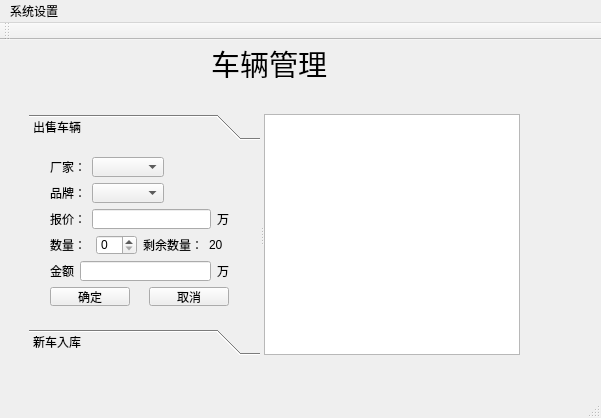
<?xml version="1.0" encoding="UTF-8"?>
<ui version="4.0">
 <class>MainWindow</class>
 <widget class="QMainWindow" name="MainWindow">
  <property name="geometry">
   <rect>
    <x>0</x>
    <y>0</y>
    <width>601</width>
    <height>418</height>
   </rect>
  </property>
  <property name="windowTitle">
   <string>MainWindow</string>
  </property>
  <widget class="QWidget" name="centralWidget">
   <widget class="QStackedWidget" name="stackedWidget">
    <property name="geometry">
     <rect>
      <x>9</x>
      <y>44</y>
      <width>541</width>
      <height>291</height>
     </rect>
    </property>
    <property name="currentIndex">
     <number>0</number>
    </property>
    <widget class="QWidget" name="car">
     <widget class="QSplitter" name="splitter">
      <property name="geometry">
       <rect>
        <x>20</x>
        <y>30</y>
        <width>491</width>
        <height>241</height>
       </rect>
      </property>
      <property name="orientation">
       <enum>Qt::Horizontal</enum>
      </property>
      <widget class="QToolBox" name="toolBox">
       <property name="sizePolicy">
        <sizepolicy hsizetype="Expanding" vsizetype="Preferred">
         <horstretch>250</horstretch>
         <verstretch>0</verstretch>
        </sizepolicy>
       </property>
       <property name="minimumSize">
        <size>
         <width>200</width>
         <height>0</height>
        </size>
       </property>
       <property name="currentIndex">
        <number>0</number>
       </property>
       <widget class="QWidget" name="page">
        <property name="geometry">
         <rect>
          <x>0</x>
          <y>0</y>
          <width>230</width>
          <height>189</height>
         </rect>
        </property>
        <attribute name="label">
         <string>出售车辆</string>
        </attribute>
        <widget class="QWidget" name="">
         <property name="geometry">
          <rect>
           <x>10</x>
           <y>0</y>
           <width>201</width>
           <height>171</height>
          </rect>
         </property>
         <layout class="QVBoxLayout" name="verticalLayout">
          <item>
           <layout class="QHBoxLayout" name="horizontalLayout">
            <item>
             <widget class="QLabel" name="label_2">
              <property name="text">
               <string>厂家：</string>
              </property>
             </widget>
            </item>
            <item>
             <widget class="QComboBox" name="comboBoxFactory">
              <property name="toolTip">
               <string/>
              </property>
              <property name="statusTip">
               <string/>
              </property>
              <property name="whatsThis">
               <string/>
              </property>
              <property name="accessibleName">
               <string/>
              </property>
              <property name="editable">
               <bool>false</bool>
              </property>
              <property name="currentText">
               <string/>
              </property>
             </widget>
            </item>
            <item>
             <spacer name="horizontalSpacer">
              <property name="orientation">
               <enum>Qt::Horizontal</enum>
              </property>
              <property name="sizeHint" stdset="0">
               <size>
                <width>40</width>
                <height>20</height>
               </size>
              </property>
             </spacer>
            </item>
           </layout>
          </item>
          <item>
           <layout class="QHBoxLayout" name="horizontalLayout_2">
            <item>
             <widget class="QLabel" name="label_3">
              <property name="text">
               <string>品牌：</string>
              </property>
             </widget>
            </item>
            <item>
             <widget class="QComboBox" name="comboBoxBrand"/>
            </item>
            <item>
             <spacer name="horizontalSpacer_4">
              <property name="orientation">
               <enum>Qt::Horizontal</enum>
              </property>
              <property name="sizeHint" stdset="0">
               <size>
                <width>40</width>
                <height>20</height>
               </size>
              </property>
             </spacer>
            </item>
           </layout>
          </item>
          <item>
           <layout class="QHBoxLayout" name="horizontalLayout_3">
            <item>
             <widget class="QLabel" name="label_4">
              <property name="text">
               <string>报价：</string>
              </property>
             </widget>
            </item>
            <item>
             <widget class="QLineEdit" name="lineEditPrice"/>
            </item>
            <item>
             <widget class="QLabel" name="label_5">
              <property name="text">
               <string>万</string>
              </property>
             </widget>
            </item>
           </layout>
          </item>
          <item>
           <layout class="QHBoxLayout" name="horizontalLayout_7">
            <item>
             <layout class="QHBoxLayout" name="horizontalLayout_4">
              <item>
               <widget class="QLabel" name="label_6">
                <property name="text">
                 <string>数量：</string>
                </property>
               </widget>
              </item>
              <item>
               <widget class="QSpinBox" name="spinBox"/>
              </item>
             </layout>
            </item>
            <item>
             <layout class="QHBoxLayout" name="horizontalLayout_6">
              <item>
               <widget class="QLabel" name="label_10">
                <property name="text">
                 <string>剩余数量：</string>
                </property>
               </widget>
              </item>
              <item>
               <widget class="QLabel" name="labelLast">
                <property name="text">
                 <string>20</string>
                </property>
               </widget>
              </item>
             </layout>
            </item>
           </layout>
          </item>
          <item>
           <layout class="QHBoxLayout" name="horizontalLayout_5">
            <item>
             <widget class="QLabel" name="label_9">
              <property name="text">
               <string>金额</string>
              </property>
             </widget>
            </item>
            <item>
             <widget class="QLineEdit" name="lineEditTotal"/>
            </item>
            <item>
             <widget class="QLabel" name="label_8">
              <property name="text">
               <string>万</string>
              </property>
             </widget>
            </item>
           </layout>
          </item>
          <item>
           <layout class="QHBoxLayout" name="horizontalLayout_8">
            <item>
             <widget class="QPushButton" name="buttonSure">
              <property name="text">
               <string>确定</string>
              </property>
             </widget>
            </item>
            <item>
             <spacer name="horizontalSpacer_5">
              <property name="orientation">
               <enum>Qt::Horizontal</enum>
              </property>
              <property name="sizeHint" stdset="0">
               <size>
                <width>40</width>
                <height>20</height>
               </size>
              </property>
             </spacer>
            </item>
            <item>
             <widget class="QPushButton" name="buttonCancel">
              <property name="text">
               <string>取消</string>
              </property>
             </widget>
            </item>
           </layout>
          </item>
         </layout>
        </widget>
       </widget>
       <widget class="QWidget" name="page_3">
        <property name="geometry">
         <rect>
          <x>0</x>
          <y>0</y>
          <width>230</width>
          <height>189</height>
         </rect>
        </property>
        <attribute name="label">
         <string>新车入库</string>
        </attribute>
       </widget>
      </widget>
      <widget class="QTextEdit" name="textEdit">
       <property name="readOnly">
        <bool>true</bool>
       </property>
      </widget>
     </widget>
    </widget>
    <widget class="QWidget" name="calc"/>
   </widget>
   <widget class="QLabel" name="label">
    <property name="geometry">
     <rect>
      <x>211</x>
      <y>9</y>
      <width>120</width>
      <height>29</height>
     </rect>
    </property>
    <property name="font">
     <font>
      <family>黑体</family>
      <pointsize>22</pointsize>
     </font>
    </property>
    <property name="text">
     <string>车辆管理</string>
    </property>
   </widget>
  </widget>
  <widget class="QMenuBar" name="menuBar">
   <property name="geometry">
    <rect>
     <x>0</x>
     <y>0</y>
     <width>601</width>
     <height>23</height>
    </rect>
   </property>
   <widget class="QMenu" name="menu_2">
    <property name="title">
     <string>系统设置</string>
    </property>
   </widget>
   <addaction name="menu_2"/>
  </widget>
  <widget class="QToolBar" name="mainToolBar">
   <attribute name="toolBarArea">
    <enum>TopToolBarArea</enum>
   </attribute>
   <attribute name="toolBarBreak">
    <bool>false</bool>
   </attribute>
  </widget>
  <widget class="QStatusBar" name="statusBar"/>
  <action name="actionCar">
   <property name="text">
    <string>车辆管理</string>
   </property>
  </action>
  <action name="actionCalc">
   <property name="text">
    <string>销售统计</string>
   </property>
  </action>
 </widget>
 <layoutdefault spacing="6" margin="11"/>
 <resources/>
 <connections/>
</ui>
